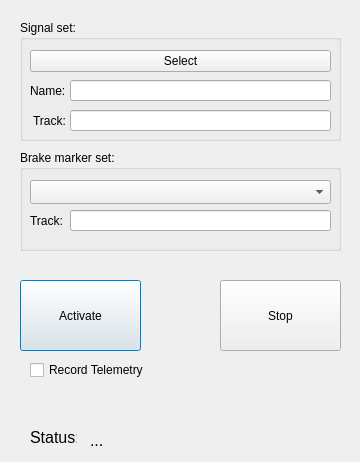
<?xml version="1.0" encoding="UTF-8"?>
<ui version="4.0">
 <class>WindowLive</class>
 <widget class="QDialog" name="WindowLive">
  <property name="geometry">
   <rect>
    <x>0</x>
    <y>0</y>
    <width>360</width>
    <height>462</height>
   </rect>
  </property>
  <property name="windowTitle">
   <string>IRSF - Main</string>
  </property>
  <widget class="QPushButton" name="btn_Activate">
   <property name="geometry">
    <rect>
     <x>20</x>
     <y>280</y>
     <width>121</width>
     <height>71</height>
    </rect>
   </property>
   <property name="text">
    <string>Activate</string>
   </property>
  </widget>
  <widget class="QPushButton" name="btn_Stop">
   <property name="geometry">
    <rect>
     <x>220</x>
     <y>280</y>
     <width>121</width>
     <height>71</height>
    </rect>
   </property>
   <property name="text">
    <string>Stop</string>
   </property>
  </widget>
  <widget class="QGroupBox" name="gb_SignalSet">
   <property name="geometry">
    <rect>
     <x>20</x>
     <y>20</y>
     <width>321</width>
     <height>121</height>
    </rect>
   </property>
   <property name="title">
    <string>Signal set:</string>
   </property>
   <widget class="QLabel" name="label_Name">
    <property name="geometry">
     <rect>
      <x>10</x>
      <y>64</y>
      <width>47</width>
      <height>14</height>
     </rect>
    </property>
    <property name="text">
     <string>Name:</string>
    </property>
   </widget>
   <widget class="QPushButton" name="btn_Select">
    <property name="geometry">
     <rect>
      <x>10</x>
      <y>30</y>
      <width>301</width>
      <height>22</height>
     </rect>
    </property>
    <property name="text">
     <string>Select</string>
    </property>
   </widget>
   <widget class="QLabel" name="label_Track">
    <property name="geometry">
     <rect>
      <x>13</x>
      <y>94</y>
      <width>47</width>
      <height>14</height>
     </rect>
    </property>
    <property name="text">
     <string>Track:</string>
    </property>
   </widget>
   <widget class="QLineEdit" name="le_Track">
    <property name="geometry">
     <rect>
      <x>50</x>
      <y>90</y>
      <width>261</width>
      <height>21</height>
     </rect>
    </property>
    <property name="readOnly">
     <bool>true</bool>
    </property>
   </widget>
   <widget class="QLineEdit" name="le_SignalSetName">
    <property name="geometry">
     <rect>
      <x>50</x>
      <y>60</y>
      <width>261</width>
      <height>21</height>
     </rect>
    </property>
    <property name="readOnly">
     <bool>true</bool>
    </property>
   </widget>
  </widget>
  <widget class="QCheckBox" name="cb_RecordTelemetry">
   <property name="geometry">
    <rect>
     <x>30</x>
     <y>360</y>
     <width>141</width>
     <height>20</height>
    </rect>
   </property>
   <property name="text">
    <string>Record Telemetry</string>
   </property>
  </widget>
  <widget class="QLabel" name="label_Status">
   <property name="geometry">
    <rect>
     <x>30</x>
     <y>430</y>
     <width>47</width>
     <height>14</height>
    </rect>
   </property>
   <property name="font">
    <font>
     <pointsize>12</pointsize>
    </font>
   </property>
   <property name="text">
    <string>Status:</string>
   </property>
  </widget>
  <widget class="QLabel" name="lbl_Status">
   <property name="geometry">
    <rect>
     <x>90</x>
     <y>430</y>
     <width>231</width>
     <height>20</height>
    </rect>
   </property>
   <property name="font">
    <font>
     <pointsize>12</pointsize>
    </font>
   </property>
   <property name="text">
    <string>...</string>
   </property>
  </widget>
  <widget class="QGroupBox" name="gb_BMSet">
   <property name="geometry">
    <rect>
     <x>20</x>
     <y>150</y>
     <width>321</width>
     <height>101</height>
    </rect>
   </property>
   <property name="title">
    <string>Brake marker set:</string>
   </property>
   <widget class="QComboBox" name="cb_BrakeMarkerSets">
    <property name="geometry">
     <rect>
      <x>10</x>
      <y>30</y>
      <width>301</width>
      <height>24</height>
     </rect>
    </property>
   </widget>
   <widget class="QLineEdit" name="le_Track_bm">
    <property name="geometry">
     <rect>
      <x>50</x>
      <y>60</y>
      <width>261</width>
      <height>21</height>
     </rect>
    </property>
    <property name="readOnly">
     <bool>true</bool>
    </property>
   </widget>
   <widget class="QLabel" name="label_Track_bm">
    <property name="geometry">
     <rect>
      <x>10</x>
      <y>64</y>
      <width>47</width>
      <height>14</height>
     </rect>
    </property>
    <property name="text">
     <string>Track:</string>
    </property>
   </widget>
  </widget>
 </widget>
 <resources/>
 <connections/>
</ui>
